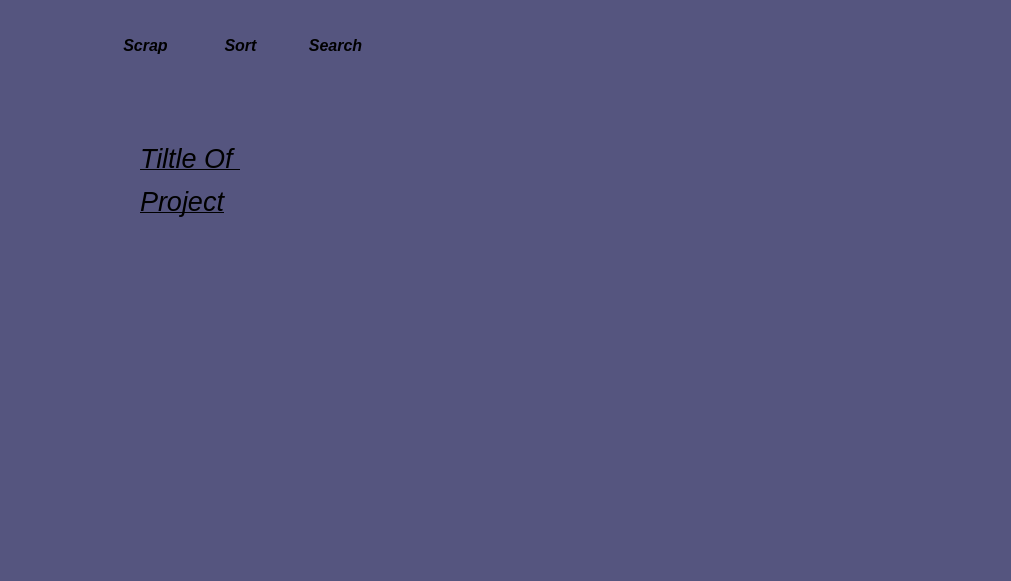
<?xml version="1.0" encoding="UTF-8"?>
<ui version="4.0">
 <class>MainWindow</class>
 <widget class="QMainWindow" name="MainWindow">
  <property name="geometry">
   <rect>
    <x>0</x>
    <y>0</y>
    <width>1011</width>
    <height>581</height>
   </rect>
  </property>
  <property name="minimumSize">
   <size>
    <width>1011</width>
    <height>581</height>
   </size>
  </property>
  <property name="maximumSize">
   <size>
    <width>1011</width>
    <height>581</height>
   </size>
  </property>
  <property name="windowTitle">
   <string>MainWindow</string>
  </property>
  <property name="styleSheet">
   <string notr="true">background-color: rgb(85, 85, 127);</string>
  </property>
  <widget class="QWidget" name="centralwidget">
   <property name="minimumSize">
    <size>
     <width>1011</width>
     <height>581</height>
    </size>
   </property>
   <property name="maximumSize">
    <size>
     <width>1011</width>
     <height>581</height>
    </size>
   </property>
   <widget class="QPushButton" name="pushButton">
    <property name="geometry">
     <rect>
      <x>100</x>
      <y>30</y>
      <width>91</width>
      <height>31</height>
     </rect>
    </property>
    <property name="font">
     <font>
      <pointsize>12</pointsize>
      <weight>75</weight>
      <italic>true</italic>
      <bold>true</bold>
      <underline>false</underline>
     </font>
    </property>
    <property name="text">
     <string>Scrap</string>
    </property>
    <property name="icon">
     <iconset resource="resources.qrc">
      <normaloff>:/newPrefix/scraping-removebg-preview.png</normaloff>:/newPrefix/scraping-removebg-preview.png</iconset>
    </property>
    <property name="flat">
     <bool>true</bool>
    </property>
   </widget>
   <widget class="QPushButton" name="pushButton_2">
    <property name="geometry">
     <rect>
      <x>200</x>
      <y>30</y>
      <width>81</width>
      <height>31</height>
     </rect>
    </property>
    <property name="font">
     <font>
      <pointsize>12</pointsize>
      <weight>75</weight>
      <italic>true</italic>
      <bold>true</bold>
     </font>
    </property>
    <property name="text">
     <string>Sort</string>
    </property>
    <property name="icon">
     <iconset resource="resources.qrc">
      <normaloff>:/sorting.png</normaloff>:/sorting.png</iconset>
    </property>
    <property name="flat">
     <bool>true</bool>
    </property>
   </widget>
   <widget class="QPushButton" name="pushButton_3">
    <property name="geometry">
     <rect>
      <x>290</x>
      <y>30</y>
      <width>91</width>
      <height>31</height>
     </rect>
    </property>
    <property name="font">
     <font>
      <pointsize>12</pointsize>
      <weight>75</weight>
      <italic>true</italic>
      <bold>true</bold>
     </font>
    </property>
    <property name="text">
     <string>Search</string>
    </property>
    <property name="icon">
     <iconset resource="resources.qrc">
      <normaloff>:/searching.png</normaloff>:/searching.png</iconset>
    </property>
    <property name="flat">
     <bool>true</bool>
    </property>
   </widget>
   <widget class="QLabel" name="label">
    <property name="geometry">
     <rect>
      <x>260</x>
      <y>160</y>
      <width>81</width>
      <height>81</height>
     </rect>
    </property>
    <property name="text">
     <string/>
    </property>
    <property name="pixmap">
     <pixmap>:/newPrefix/download__1_-removebg-preview.png</pixmap>
    </property>
    <property name="scaledContents">
     <bool>true</bool>
    </property>
   </widget>
   <widget class="QLabel" name="label_2">
    <property name="geometry">
     <rect>
      <x>140</x>
      <y>120</y>
      <width>101</width>
      <height>121</height>
     </rect>
    </property>
    <property name="text">
     <string>&lt;html&gt;&lt;head/&gt;&lt;body&gt;&lt;p&gt;&lt;span style=&quot; font-size:20pt; font-style:italic; text-decoration: underline; color:#000000;&quot;&gt;Tiltle Of &lt;/span&gt;&lt;/p&gt;&lt;p&gt;&lt;span style=&quot; font-size:20pt; font-style:italic; text-decoration: underline; color:#000000;&quot;&gt;Project&lt;/span&gt;&lt;/p&gt;&lt;/body&gt;&lt;/html&gt;</string>
    </property>
   </widget>
  </widget>
 </widget>
 <resources>
  <include location="resources.qrc"/>
 </resources>
 <connections/>
</ui>
